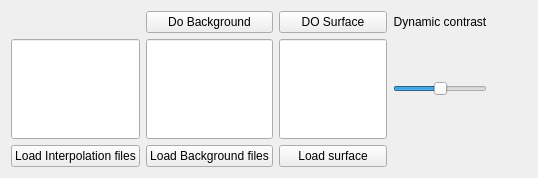
        <widget class="QWidget" name="tab_2">
         <attribute name="title">
          <string>图像优化</string>
         </attribute>
         <layout class="QGridLayout" name="gridLayout_11">
          <item row="2" column="2">
           <widget class="QPushButton" name="LoadSurface">
            <property name="enabled">
             <bool>true</bool>
            </property>
            <property name="text">
             <string>Load surface</string>
            </property>
           </widget>
          </item>
          <item row="1" column="1">
           <widget class="QLineEdit" name="BG_DIR">
            <property name="minimumSize">
             <size>
              <width>0</width>
              <height>100</height>
             </size>
            </property>
            <property name="maximumSize">
             <size>
              <width>300</width>
              <height>16777215</height>
             </size>
            </property>
           </widget>
          </item>
          <item row="2" column="1">
           <widget class="QPushButton" name="LoadBG">
            <property name="text">
             <string>Load Background files</string>
            </property>
           </widget>
          </item>
          <item row="0" column="2">
           <widget class="QPushButton" name="redoSurf">
            <property name="enabled">
             <bool>true</bool>
            </property>
            <property name="maximumSize">
             <size>
              <width>200</width>
              <height>16777215</height>
             </size>
            </property>
            <property name="text">
             <string>DO Surface</string>
            </property>
           </widget>
          </item>
          <item row="2" column="0">
           <widget class="QPushButton" name="LoadInD">
            <property name="text">
             <string>Load Interpolation files</string>
            </property>
           </widget>
          </item>
          <item row="1" column="0">
           <widget class="QLineEdit" name="InD_DIR">
            <property name="minimumSize">
             <size>
              <width>0</width>
              <height>100</height>
             </size>
            </property>
            <property name="maximumSize">
             <size>
              <width>300</width>
              <height>16777215</height>
             </size>
            </property>
           </widget>
          </item>
          <item row="0" column="1">
           <widget class="QPushButton" name="redoBG">
            <property name="text">
             <string>Do Background</string>
            </property>
            <property name="checkable">
             <bool>false</bool>
            </property>
           </widget>
          </item>
          <item row="1" column="2">
           <widget class="QLineEdit" name="Surf_DIR">
            <property name="enabled">
             <bool>true</bool>
            </property>
            <property name="minimumSize">
             <size>
              <width>0</width>
              <height>100</height>
             </size>
            </property>
            <property name="maximumSize">
             <size>
              <width>200</width>
              <height>16777215</height>
             </size>
            </property>
           </widget>
          </item>
          <item row="0" column="3">
           <widget class="QLabel" name="label_27">
            <property name="layoutDirection">
             <enum>Qt::LeftToRight</enum>
            </property>
            <property name="text">
             <string>Dynamic contrast</string>
            </property>
            <property name="alignment">
             <set>Qt::AlignCenter</set>
            </property>
           </widget>
          </item>
          <item row="1" column="3">
           <widget class="QSlider" name="DynContrast">
            <property name="value">
             <number>50</number>
            </property>
            <property name="orientation">
             <enum>Qt::Horizontal</enum>
            </property>
           </widget>
          </item>
          <item row="1" column="4">
           <spacer name="horizontalSpacer_15">
            <property name="orientation">
             <enum>Qt::Horizontal</enum>
            </property>
            <property name="sizeHint" stdset="0">
             <size>
              <width>40</width>
              <height>20</height>
             </size>
            </property>
           </spacer>
          </item>
         </layout>
        </widget>
